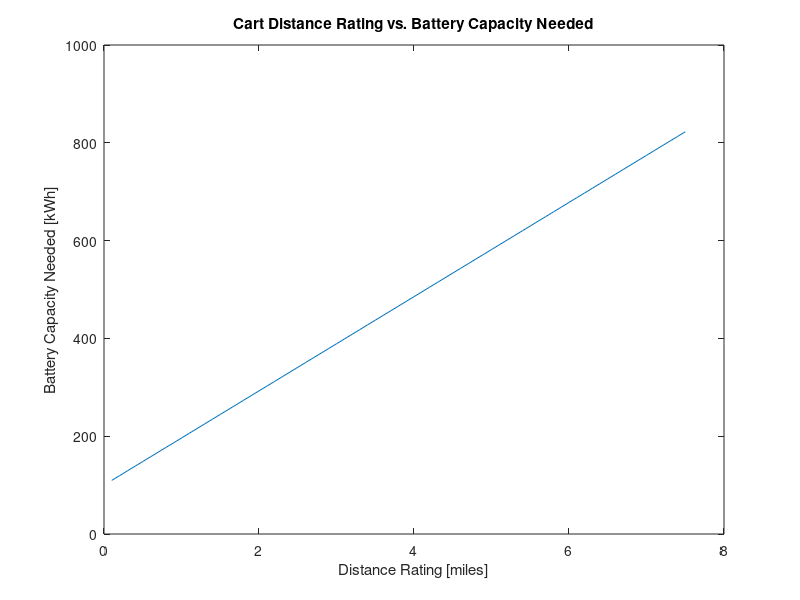
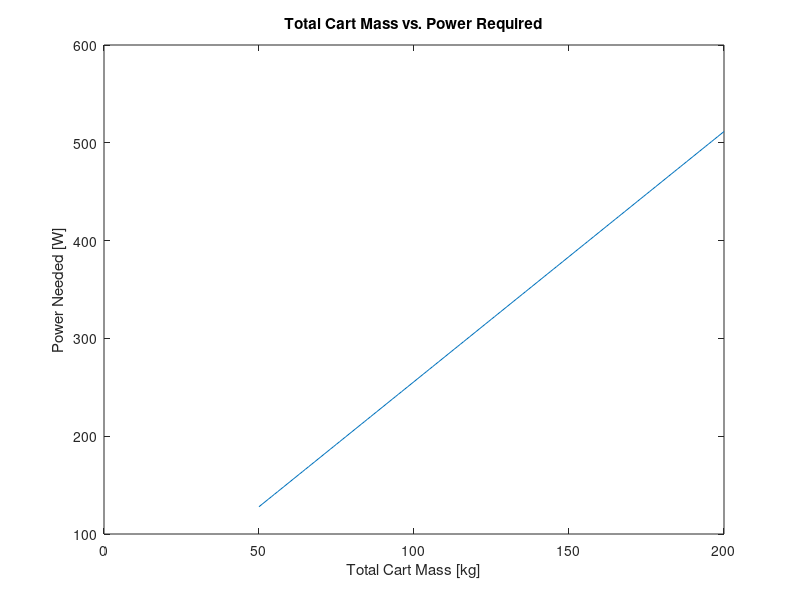

The MATLAB script that drew these images, in order:
clear
clc
close all

%% Constant Initialization
g = 9.81; %gravity in m/s^2
m = 113; % kg, mass of cart fully loaded
vo_mph = 0; %initial velocity
vf_mph = 3; % final velocity in mph
vo = vo_mph*0.44704; %initial velocity in m/s
vf = vf_mph*0.44704; %final velocity in m/s
theta = 7.5; %max slope angle
vfy = vf*sind(theta); %vertical component of velocity
dist_mi = 5; %total distance cart is to travel in miles
dist = dist_mi*1609.34; %total distance cart is to travel in meters
dh = dist*sind(theta); %vertical component of total distance for given slope

%% Energy Calculations
KE = 1/2*m*(vf^2-vo^2); %kinetic energy of cart
PE = m*g*dh; %potential energy of cart
Wnet = KE + PE; %net work
dx = 3; %meters
a = vf^2/(2*dx); %acceleration needed to achieve max speed in dx meters
t = vf/a; %time to reach max speed
KEdot = KE/t; %power needed to achieve max speed
PEdot = m*g*vfy; %power needed to climb slope
dt = dh/vfy; % time it takes to climb slope at max speed in seconds
dt_hr = dt/3600; %time it takes to travel distance in hrs

%% Efficiency Calculations
losses = 0.75; %estimated losses in percent

%% Power Calculations
power_w = (KEdot+PEdot)/losses; %power needed in watts
power = power_w*0.00134102; % power in horsepower

%% Force Analysis

%% Motor Calculations
%voltage
%current
%power
%torque
%rpm
%curvedata

%% Gearbox Design/ Calculations


%% Battery Capacity
add_cap = 20*5; %additional capacity for charging 5 phones
capacity = (power_w*dt_hr)+add_cap; %battery capacity needed in kWh

%% Battery Configuration
v_motor = 24; %motor voltage
v_batt = 3.6; %battery voltage per cell
cap_batt = 4.2; %battery capacity in Ah
req_Ah = capacity/v_motor; %total battery Ah needed
parallel = ceil(req_Ah/cap_batt); %number of cells needed for desired Ah 
curr = 14.5; % max discharge current per cell
max_current = curr*parallel; %max battery pack discharge
series = ceil(v_motor/v_batt); %number of cells needed for desired motor voltage
num_cells = parallel*series; %number of battery cells needed
batt_weight = 70/1000; %battery weight in kg
tot_weight = num_cells*batt_weight; %total battery weight
batt_cost = 6.37; %battery cell cost in dollars
tot_cost = num_cells*batt_cost; %total battery cost

%% Speed vs Slope

%% Speed vs Power


%% Plots

%distance vs battery capacity
g = 9.81; %gravity in m/s^2
m = 113; % kg, mass of cart fully loaded
vo_mph = 0; %initial velocity
vf_mph = 3; % final velocity in mph
vo = vo_mph*0.44704; %initial velocity in m/s
vf = vf_mph*0.44704; %final velocity in m/s
theta = 7.5; %max slope angle
vfy = vf*sind(theta); %vertical component of velocity
dist_mi = 0.1:0.1:7.5; %total distance cart is to travel in miles
dist = dist_mi.*1609.34; %total distance cart is to travel in meters
dh = dist.*sind(theta); %vertical component of total distance for given slope
KE = 1/2*m*(vf^2-vo^2); %kinetic energy of cart
PE = m*g.*dh; %potential energy of cart
Wnet = KE + PE; %net work
dx = 3; %meters
a = vf^2/(2*dx); %acceleration needed to achieve max speed in dx meters
t = vf/a; %time to reach max speed
KEdot = KE/t; %power needed to achieve max speed
PEdot = m*g*vfy; %power needed to climb slope
dt = dh./vfy; % time it takes to climb slope at max speed in seconds
dt_hr = dt./3600; %time it takes to travel distance in hrs
losses = 0.75; %estimated losses in percent
power_w = (KEdot+PEdot)./losses; %power needed in watts
power = power_w.*0.00134102; % power in horsepower
add_cap = 20*5; %additional capacity for charging 5 phones
capacity = (power_w*dt_hr)+add_cap; %battery capacity needed in kWh
figure
plot(dist_mi,capacity)
title('Cart Distance Rating vs. Battery Capacity Needed')
xlabel('Distance Rating [miles]')
ylabel('Battery Capacity Needed [kWh]')

%cart weight vs power required
g = 9.81; %gravity in m/s^2
m = 50:1:200; % kg, mass of cart fully loaded
vo_mph = 0; %initial velocity
vf_mph = 3; % final velocity in mph
vo = vo_mph*0.44704; %initial velocity in m/s
vf = vf_mph*0.44704; %final velocity in m/s
theta = 7.5; %max slope angle
vfy = vf*sind(theta); %vertical component of velocity
dist_mi = 5; %total distance cart is to travel in miles
dist = dist_mi*1609.34; %total distance cart is to travel in meters
dh = dist*sind(theta); %vertical component of total distance for given slope
KE = 1/2.*m.*(vf^2-vo^2); %kinetic energy of cart
PE = m.*g.*dh; %potential energy of cart
Wnet = KE + PE; %net work
dx = 3; %meters
a = vf^2/(2*dx); %acceleration needed to achieve max speed in dx meters
t = vf/a; %time to reach max speed
KEdot = KE/t; %power needed to achieve max speed
PEdot = m.*g*vfy; %power needed to climb slope
dt = dh/vfy; % time it takes to climb slope at max speed in seconds
dt_hr = dt/3600; %time it takes to travel distance in hrs
losses = 0.75; %estimated losses in percent
power_w = (KEdot+PEdot)./losses; %power needed in watts
power = power_w.*0.00134102; % power in horsepower
figure
plot(m,power_w)
title('Total Cart Mass vs. Power Required')
xlabel('Total Cart Mass [kg]')
ylabel('Power Needed [W]')


%cart weight vs battery capacity
%slope vs battery capacity
%wheel diameter vs motor speed
%battery capacity vs battery cost
